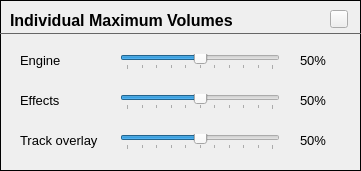
               <widget class="FrameContent" name="frmVolume">
                <property name="geometry">
                 <rect>
                  <x>430</x>
                  <y>0</y>
                  <width>361</width>
                  <height>171</height>
                 </rect>
                </property>
                <property name="frameShape">
                 <enum>QFrame::Box</enum>
                </property>
                <property name="frameShadow">
                 <enum>QFrame::Plain</enum>
                </property>
                <widget class="QFrame" name="frame_40">
                 <property name="geometry">
                  <rect>
                   <x>0</x>
                   <y>23</y>
                   <width>361</width>
                   <height>20</height>
                  </rect>
                 </property>
                 <property name="styleSheet">
                  <string notr="true">color: #666;</string>
                 </property>
                 <property name="frameShape">
                  <enum>QFrame::HLine</enum>
                 </property>
                 <property name="frameShadow">
                  <enum>QFrame::Plain</enum>
                 </property>
                </widget>
                <widget class="HelpButton" name="hpbSoundVolumes">
                 <property name="geometry">
                  <rect>
                   <x>330</x>
                   <y>10</y>
                   <width>18</width>
                   <height>18</height>
                  </rect>
                 </property>
                 <property name="maximumSize">
                  <size>
                   <width>18</width>
                   <height>18</height>
                  </size>
                 </property>
                 <property name="text">
                  <string/>
                 </property>
                </widget>
                <widget class="QLabel" name="label_159">
                 <property name="geometry">
                  <rect>
                   <x>10</x>
                   <y>10</y>
                   <width>261</width>
                   <height>21</height>
                  </rect>
                 </property>
                 <property name="font">
                  <font>
                   <pointsize>12</pointsize>
                   <weight>75</weight>
                   <bold>true</bold>
                  </font>
                 </property>
                 <property name="text">
                  <string>Individual Maximum Volumes</string>
                 </property>
                </widget>
                <widget class="QLabel" name="label_162">
                 <property name="geometry">
                  <rect>
                   <x>20</x>
                   <y>50</y>
                   <width>131</width>
                   <height>21</height>
                  </rect>
                 </property>
                 <property name="font">
                  <font>
                   <pointsize>10</pointsize>
                  </font>
                 </property>
                 <property name="text">
                  <string>Engine</string>
                 </property>
                </widget>
                <widget class="QLabel" name="label_163">
                 <property name="geometry">
                  <rect>
                   <x>20</x>
                   <y>130</y>
                   <width>131</width>
                   <height>21</height>
                  </rect>
                 </property>
                 <property name="font">
                  <font>
                   <pointsize>10</pointsize>
                  </font>
                 </property>
                 <property name="text">
                  <string>Track overlay</string>
                 </property>
                </widget>
                <widget class="QLabel" name="label_164">
                 <property name="geometry">
                  <rect>
                   <x>20</x>
                   <y>90</y>
                   <width>121</width>
                   <height>21</height>
                  </rect>
                 </property>
                 <property name="font">
                  <font>
                   <pointsize>10</pointsize>
                  </font>
                 </property>
                 <property name="text">
                  <string>Effects</string>
                 </property>
                </widget>
                <widget class="QLabel" name="lblEngineVolume">
                 <property name="geometry">
                  <rect>
                   <x>300</x>
                   <y>50</y>
                   <width>41</width>
                   <height>21</height>
                  </rect>
                 </property>
                 <property name="font">
                  <font>
                   <pointsize>10</pointsize>
                  </font>
                 </property>
                 <property name="text">
                  <string>50%</string>
                 </property>
                </widget>
                <widget class="QSlider" name="sliderEngineVolume">
                 <property name="geometry">
                  <rect>
                   <x>120</x>
                   <y>54</y>
                   <width>160</width>
                   <height>16</height>
                  </rect>
                 </property>
                 <property name="maximum">
                  <number>100</number>
                 </property>
                 <property name="value">
                  <number>50</number>
                 </property>
                 <property name="orientation">
                  <enum>Qt::Horizontal</enum>
                 </property>
                 <property name="tickPosition">
                  <enum>QSlider::TicksBelow</enum>
                 </property>
                </widget>
                <widget class="QSlider" name="sliderEffectsVolume">
                 <property name="geometry">
                  <rect>
                   <x>120</x>
                   <y>94</y>
                   <width>160</width>
                   <height>16</height>
                  </rect>
                 </property>
                 <property name="maximum">
                  <number>100</number>
                 </property>
                 <property name="value">
                  <number>50</number>
                 </property>
                 <property name="orientation">
                  <enum>Qt::Horizontal</enum>
                 </property>
                 <property name="tickPosition">
                  <enum>QSlider::TicksBelow</enum>
                 </property>
                </widget>
                <widget class="QSlider" name="sliderOverlayVolume">
                 <property name="geometry">
                  <rect>
                   <x>120</x>
                   <y>134</y>
                   <width>160</width>
                   <height>16</height>
                  </rect>
                 </property>
                 <property name="maximum">
                  <number>100</number>
                 </property>
                 <property name="value">
                  <number>50</number>
                 </property>
                 <property name="orientation">
                  <enum>Qt::Horizontal</enum>
                 </property>
                 <property name="tickPosition">
                  <enum>QSlider::TicksBelow</enum>
                 </property>
                </widget>
                <widget class="QLabel" name="lblOverlayVolume">
                 <property name="geometry">
                  <rect>
                   <x>300</x>
                   <y>130</y>
                   <width>41</width>
                   <height>21</height>
                  </rect>
                 </property>
                 <property name="font">
                  <font>
                   <pointsize>10</pointsize>
                  </font>
                 </property>
                 <property name="text">
                  <string>50%</string>
                 </property>
                </widget>
                <widget class="QLabel" name="lblEffectsVolume">
                 <property name="geometry">
                  <rect>
                   <x>300</x>
                   <y>90</y>
                   <width>41</width>
                   <height>21</height>
                  </rect>
                 </property>
                 <property name="font">
                  <font>
                   <pointsize>10</pointsize>
                  </font>
                 </property>
                 <property name="text">
                  <string>50%</string>
                 </property>
                </widget>
               </widget>
